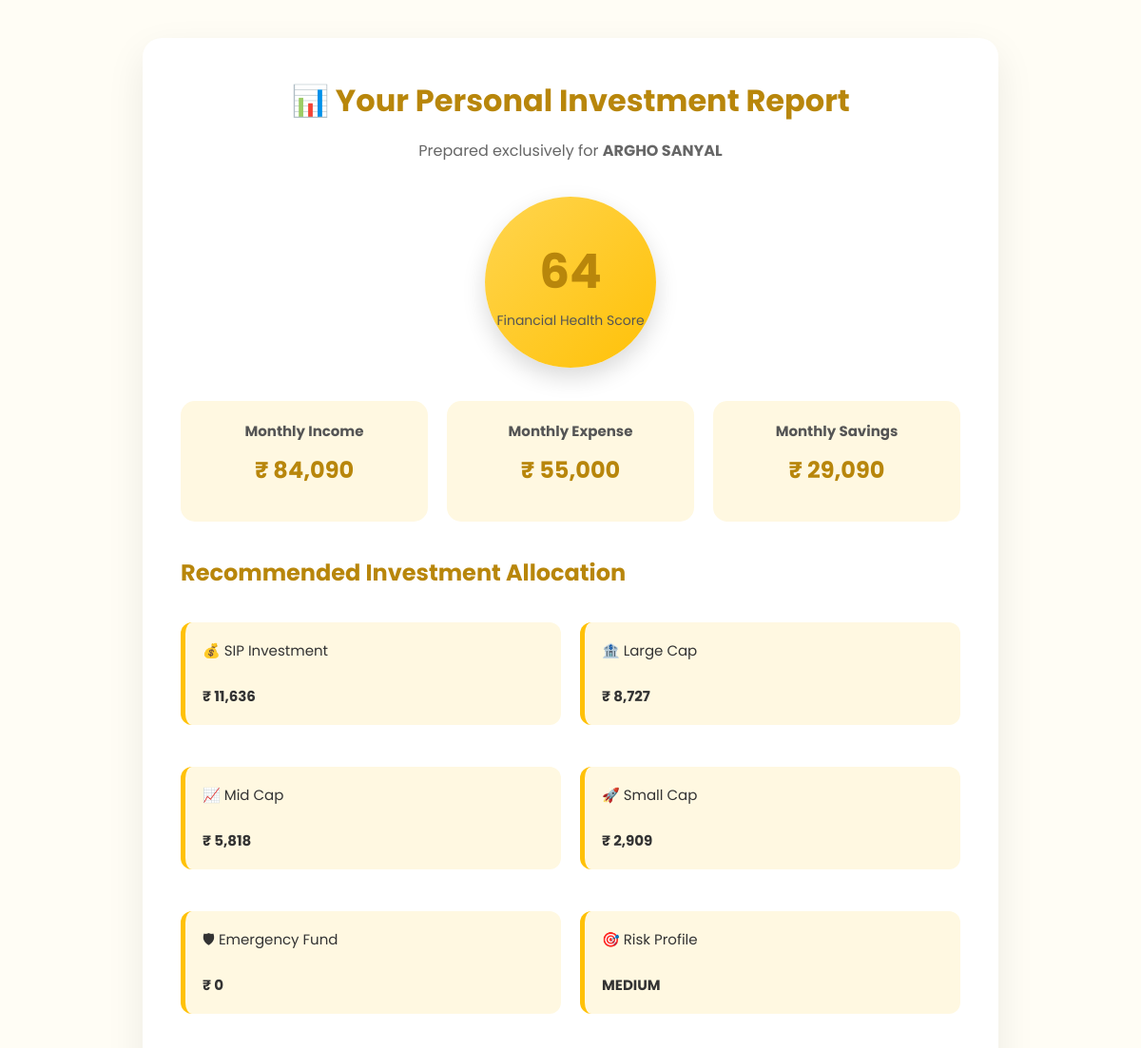
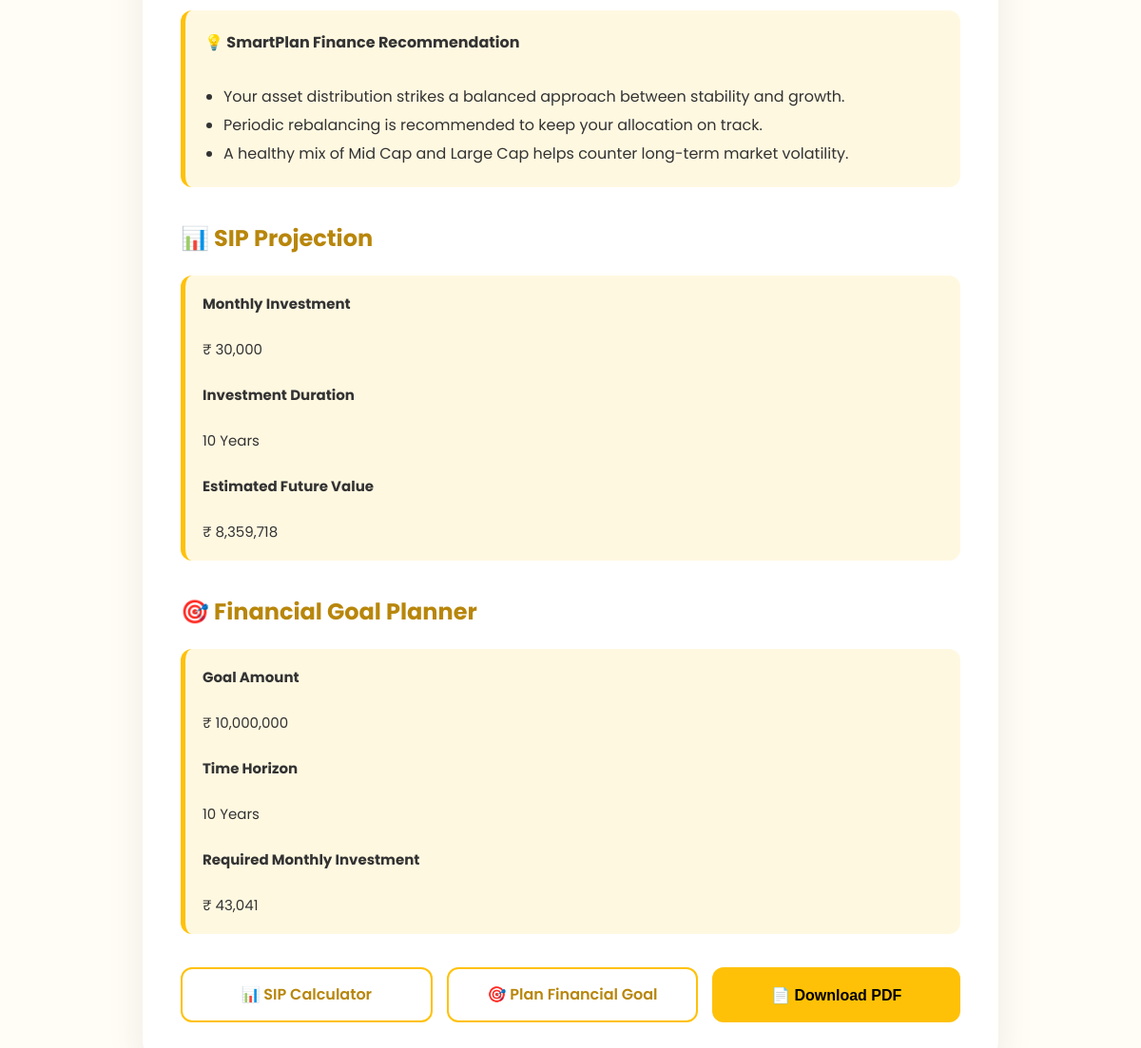
/dashboard (signed in), run on the app's committed database (2 pictures, top to bottom).
### tables this page shows
CREATE TABLE users (
            id INTEGER PRIMARY KEY AUTOINCREMENT,
            name TEXT NOT NULL,
            mobile TEXT NOT NULL,
            country TEXT NOT NULL,
            target_amount REAL DEFAULT 0,
            target_years INTEGER DEFAULT 0
        );

CREATE TABLE reports (
            id INTEGER PRIMARY KEY AUTOINCREMENT,
            user_id INTEGER NOT NULL,
            income REAL NOT NULL,
            expense REAL NOT NULL,
            savings REAL NOT NULL,
            risk TEXT NOT NULL,
            created_at TEXT NOT NULL, sip_calc_monthly REAL DEFAULT 0, sip_calc_years INTEGER DEFAULT 0, sip_calc_fv REAL DEFAULT 0, future_target_amount REAL DEFAULT 0, future_target_years INTEGER DEFAULT 0, future_req_monthly REAL DEFAULT 0,
            FOREIGN KEY(user_id) REFERENCES users(id)
        );

### app.py (the view)
@app.route('/dashboard')
def dashboard():
    if 'user_id' not in session: return redirect(url_for('login'))
    user_id = session['user_id']
    conn = get_db_connection()
    user = conn.execute("SELECT * FROM users WHERE id = ?", (user_id,)).fetchone()
    report = conn.execute(
    """
    SELECT *
    FROM reports
    WHERE user_id = ?
    ORDER BY created_at DESC
    LIMIT 1
    """,
    (user_id,)
).fetchone()
    conn.close()
    if not report: return redirect(url_for('profile'))
    savings = report['savings']
    risk = report['risk'].lower()
    rules = RISK_RULES.get(risk, RISK_RULES['medium'])
    currency = extract_currency_symbol(user['country'])
    savings_rate = (report['savings'] / report['income']) * 100 if report['income'] > 0 else 0
    score = int(40 + (savings_rate * 0.7))
    score = min(score, 99)
    report_data = {
        "country": user['country'],
        "currency": currency,
        "income": report['income'],
        "expense": report['expense'],
        "savings": savings,
        "risk": risk.capitalize(),
        "sip": savings * rules['sip'],
        "large_cap": savings * rules['large_cap'],
        "mid_cap": savings * rules['mid_cap'],
        "small_cap": savings * rules['small_cap'],
        "emergency_fund": savings * rules['emergency'],
        "advice": ADVISOR_INSIGHTS.get(risk, []),
        "sip_calc_monthly": report['sip_calc_monthly'] or 0,
        "sip_calc_years": report['sip_calc_years'] or 0,
        "sip_calc_fv": report['sip_calc_fv'] or 0,
        "future_target_amount": report['future_target_amount'] or 0,
        "future_target_years": report['future_target_years'] or 0,
        "future_req_monthly": report['future_req_monthly'] or 0,
        "score": score # Score is now inside the same dictionary
    }
    return render_template('report.html', user=user, data=report_data)

### app.py (called while the page is built)
def get_db_connection():
    conn = sqlite3.connect(DB_PATH)
    conn.row_factory = sqlite3.Row
    return conn

def extract_currency_symbol(country_name):
    country_data = COUNTRIES.get(country_name, '₹')
    if isinstance(country_data, dict):
        return country_data.get('currency_symbol', country_data.get('symbol', '₹'))
    return country_data

### templates/report.html (shortened to what this page needs)
<!DOCTYPE html>
<html lang="en">
<head>
<link rel="stylesheet" href="{{ url_for('static', filename='css/style.css') }}">
</head>
<body>
<div class="report">
<div class="header">
<h1>📊 Your Personal Investment Report</h1>
<p class="subtitle">
Prepared exclusively for <strong>{{ user.name }}</strong>
</p>
</div>
<div class="score">
    <h1 style="font-size: 50px; color: #B8860B; margin: 0;">{{ data.score }}</h1>
    <p style="font-size: 14px; color: #555; margin: 0;">Financial Health Score</p>
</div>
<div class="summary">
    <div class="card-box">
        <h3>Monthly Income</h3>
        <h2>₹ {{ "{:,.0f}".format(data.income | float if data.income else 0) }}</h2>
    </div>
    <div class="card-box">
        <h3>Monthly Expense</h3>
        <h2>₹ {{ "{:,.0f}".format(data.expense | float if data.expense else 0) }}</h2>
    </div>
    <div class="card-box">
        <h3>Monthly Savings</h3>
        <h2>₹ {{ "{:,.0f}".format(data.savings | float if data.savings else 0) }}</h2>
    </div>
</div>
<h2 class="section-title">
Recommended Investment Allocation
</h2>
<div class="allocate">
<div class="box">
💰 SIP Investment
<br><br>
<strong>₹ {{ "{:,.0f}".format(data.sip) }}</strong>
</div>
<div class="box">
🏦 Large Cap
<br><br>
<strong>₹ {{ "{:,.0f}".format(data.large_cap) }}</strong>
</div>
<div class="box">
📈 Mid Cap
<br><br>
<strong>₹ {{ "{:,.0f}".format(data.mid_cap) }}</strong>
</div>
<div class="box">
🚀 Small Cap
<br><br>
<strong>₹ {{ "{:,.0f}".format(data.small_cap) }}</strong>
</div>
<div class="box">
🛡 Emergency Fund
<br><br>
<strong>₹ {{ "{:,.0f}".format(data.emergency_fund) }}</strong>
</div>
<div class="box">
🎯 Risk Profile
<br><br>
<strong>{{ data.risk|upper }}</strong>
</div>
</div>
<div class="note">
<b>💡 SmartPlan Finance Recommendation</b>
<br><br>
<ul style="line-height:30px; padding-left:20px; margin:0;">
{% for insight in data.advice %}
<li>{{ insight }}</li>
{% endfor %}
</ul>
</div>
{% if data.sip_calc_fv > 0 %}
<h2 class="section-title">
📊 SIP Projection
</h2>
<div class="box">
<strong>Monthly Investment</strong>
<br><br>
₹ {{ "{:,.0f}".format(data.sip_calc_monthly) }}
<br><br>
<strong>Investment Duration</strong>
<br><br>
{{ data.sip_calc_years }} Years
<br><br>
<strong>Estimated Future Value</strong>
<br><br>
₹ {{ "{:,.0f}".format(data.sip_calc_fv) }}
</div>
{% endif %}
{% if data.future_target_amount > 0 %}
<h2 class="section-title">
🎯 Financial Goal Planner
</h2>
<div class="box">
<strong>Goal Amount</strong>
<br><br>
₹ {{ "{:,.0f}".format(data.future_target_amount) }}
<br><br>
<strong>Time Horizon</strong>
<br><br>
{{ data.future_target_years }} Years
<br><br>
<strong>Required Monthly Investment</strong>
<br><br>
₹ {{ "{:,.0f}".format(data.future_req_monthly) }}
</div>
{% endif %}
<div class="nav-links">
    <a href="/sip-calculator" class="btn btn-secondary">
        📊 SIP Calculator
    </a>
    <a href="/financial-future" class="btn btn-secondary">
        🎯 Plan Financial Goal
    </a>
    <button
        type="button"
        class="btn btn-primary"
        onclick="window.print()">
        📄 Download PDF
    </button>
</div>
</div>
</body>
</html>

### static/css/style.css (style rules this page uses)
:root { --primary:#FFC107; --primary-dark:#E0A800; --primary-light:#FFF8E1; --heading:#B8860B; --background:#FFFDF5; --card:#FFFFFF; --text:#333333; --subtext:#666666; --border:#F4D03F; --shadow:0 15px 40px rgba(0,0,0,.08); --radius:18px; --transition:.30s ease; }
* { margin:0; padding:0; box-sizing:border-box; }
body { font-family:'Poppins',sans-serif; background:var(--background); color:var(--text); line-height:1.6; }
.card, .hero-card, .form-box, .report { background:var(--card); border-radius:var(--radius); box-shadow:var(--shadow); transition:var(--transition); }
h1, h2, h3 { color:var(--heading); margin-bottom:15px; font-weight:700; }
.subtitle { color:var(--subtext); margin-bottom:25px; }
button, .btn { width:100%; display:inline-block; padding:14px; border:none; border-radius:12px; background:var(--primary); color:#222; font-size:16px; font-weight:600; text-decoration:none; cursor:pointer; transition:var(--transition); }
.box { background:var(--primary-light); border-left:5px solid var(--primary); padding:15px; border-radius:12px; margin:12px 0; font-size:15px; transition:var(--transition); }

### templates/report.html (style rules this page uses)
body { padding:40px; background:#FFFDF5; font-family:'Poppins',sans-serif; }
.report { max-width:900px; margin:auto; background:white; padding:40px; border-radius:20px; box-shadow:0 15px 40px rgba(0,0,0,.08); }
.header { text-align:center; margin-bottom:35px; }
.header h1 { color:#B8860B; }
.subtitle { color:#666; }
.score { margin:30px auto; width:180px; height:180px; border-radius:50%; background:linear-gradient(135deg,#FFD54F,#FFC107); display:flex; justify-content:center; align-items:center; flex-direction:column; box-shadow:0 10px 25px rgba(0,0,0,.15); }
.score h1 { font-size:48px; margin:0; }
.summary { display:grid; grid-template-columns:repeat(3,1fr); gap:20px; margin:35px 0; }
.card-box { background:#FFF8E1; padding:20px; border-radius:15px; text-align:center; transition:.3s; }
.card-box h3 { font-size:15px; margin-bottom:10px; color:#555; }
.card-box h2 { color:#B8860B; }
.section-title { margin:35px 0 20px; color:#B8860B; }
.allocate { display:grid; grid-template-columns:repeat(2,1fr); gap:20px; }
.box { background:#FFF8E1; padding:18px; border-left:5px solid #FFC107; border-radius:12px; }
.note { margin-top:35px; padding:20px; background:#FFF8E1; border-left:5px solid #FFC107; border-radius:12px; line-height:28px; }
.nav-links { display:flex; gap:15px; margin-top:35px; flex-wrap:wrap; }
.btn { flex:1; padding:14px; text-align:center; border-radius:12px; text-decoration:none; font-weight:600; transition:.3s; display:flex; justify-content:center; align-items:center; }
.btn-primary { background:#FFC107; color:#000; border:none; cursor:pointer; }
.btn-secondary { border:2px solid #FFC107; color:#B8860B; background:white; }

### data on the page
users: name "ARGHO SANYAL"
reports: income "84,090", expense "55,000", savings "29,090", risk "MEDIUM", sip_calc_monthly "30,000", sip_calc_fv "8,359,718", future_target_amount "10,000,000", future_req_monthly "43,041"

### other printed values
{{ data.score }} "64"
{{ "{:,.0f}".format(data.sip) }} "11,636"
{{ "{:,.0f}".format(data.large_cap) }} "8,727"
{{ "{:,.0f}".format(data.mid_cap) }} "5,818"
{{ "{:,.0f}".format(data.small_cap) }} "2,909"
{{ "{:,.0f}".format(data.emergency_fund) }} "0"
{{ insight }} "Your asset distribution strikes a balanced approach between stability and growth." "Periodic rebalancing is recommended to keep your allocation on track." "A healthy mix of Mid Cap and Large Cap helps counter long-term market volatility."
{{ data.sip_calc_years }} "10"
{{ data.future_target_years }} "10"
